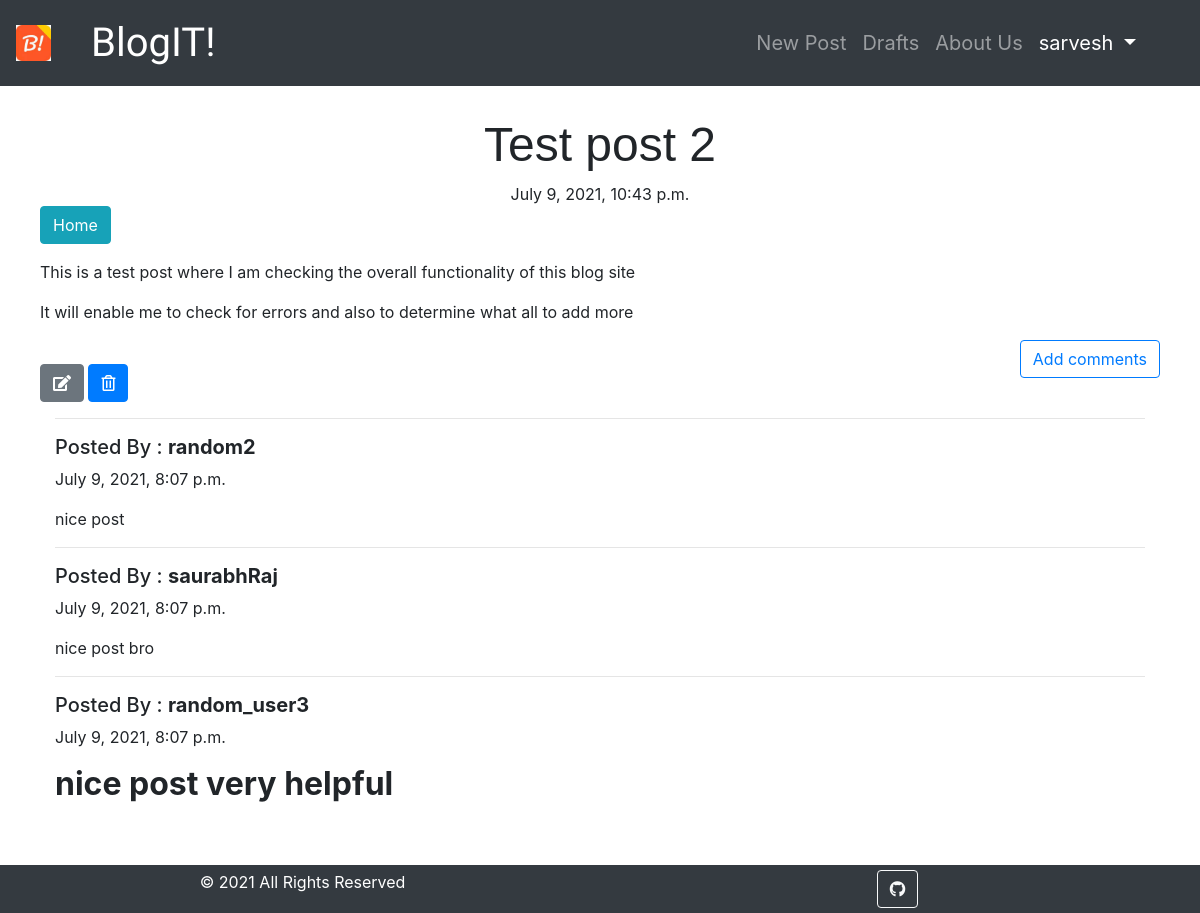
Page /post/10 (signed in) on the committed database.
### blog/models.py (models this page shows, shortened)
class Post(models.Model):
    author = models.ForeignKey('auth.User', on_delete=models.CASCADE)
    title = models.CharField(max_length=200)
    text = models.TextField()
    created_date = models.DateTimeField(default=timezone.now)
    published_date = models.DateTimeField(blank=True,null=True)

class Comment(models.Model):
    post = models.ForeignKey('blog.Post', related_name='comments', on_delete=models.CASCADE)
    author = models.CharField(max_length=200)
    text = models.TextField()
    created_date = models.DateTimeField(default=timezone.now())
    approved_comment = models.BooleanField(default=False)

### blog/views.py (the view)
# urls.py: url(r'^post/(?P<pk>\d+)$',views.PostDetailView.as_view(),name='post_detail'),
class PostDetailView(DetailView):
    model = Post

### blog/templates/blog/post_detail.html (shortened to what this page needs)
{% extends 'blog/base.html' %}
{% block content %}
    <h1 class="posttitle loader" style="margin-top: 20px;">{{post.title}}</h1>
    {% if post.published_date %}
        <div class="date postdate">
            {{ post.published_date }}
        </div>
    {% else %}
        <a class="btn btn-dark" href="{% url 'post_publish' pk=post.pk %}">Publish</a>
    {% endif %}
    <a class="btn btn-info" href="{% url 'post_list' %}">Home</a>
    <p class='postcontent'>{{post.text|safe|linebreaksbr}}
        <a class="btn btn-outline-primary float-right" href="{% url 'add_comment_to_post' pk=post.pk %}">Add comments</a>
    </p>
    <br>
    {% if user.is_authenticated %}
        <a class="btn btn-secondary" title="Edit" href="{% url 'post_edit' pk=post.pk %}"><i class="fas fa-edit"></i></a>
        <a class="btn btn-primary" title="Delete Post" href="{% url 'post_remove' pk=post.pk %}"><i class="far fa-trash-alt"></i></a>
    {% endif %}
<br>
    <div class="container" style="margin-bottom: 50px;">
        {% for comment in post.comments.all %}
            <hr>
            {% if user.is_authenticated or comment.approved_comment %}
                <p><h5>Posted By : <b>{{comment.author}}</b></h5>{{comment.created_date}}</p>
                {{comment.text|safe|linebreaks}}
            {% endif %}
            {% empty %}
                <hr><p>No Comments</p>
        {% endfor %}
    </div>
{% endblock content %}

### blog/templates/blog/base.html (shortened to what this page needs)
<!DOCTYPE html>
{% load static %}
<html>
    <head>
        <link rel="stylesheet" href="{% static 'css/blog.css' %}">
        <link rel="stylesheet" href="https://maxcdn.bootstrapcdn.com/bootstrap/4.5.2/css/bootstrap.min.css">
        <link rel="stylesheet" href="//cdn.jsdelivr.net/npm/medium-editor@latest/dist/css/medium-editor.min.css" type="text/css" media="screen" charset="utf-8">
        <link rel="stylesheet" href="https://use.fontawesome.com/releases/v5.7.0/css/all.css">
    </head>
    <body>
        <nav class="navbar navbar-expand-md bg-dark navbar-dark">
            <img alt="logo" style="width: 3%; height: auto;" class="img-responsive" /></a>
            <a class="navbar-brand bigbrand" href="{% url 'post_list' %}" style="font-size:40px; margin-left: 40px;">BlogIT!</a>
            <div class="collapse navbar-collapse navbar-right" id="collapsibleNavbar">
                <ul class="navbar-nav ml-auto" style="margin-right: 40px; font-size: 20px;">
                    {% if user.is_authenticated %}
                        <li class="nav-item"><a class="nav-link" href="{% url 'post_new' %}">New Post</a></li>
                        <li class="nav-item"><a class="nav-link" href="{% url 'post_draft_list' %}">Drafts</a></li>
                        <li class="nav-item"><a class="nav-link" href="{% url 'about' %}">About Us</a></li>
                        <li class="nav-item dropdown">
                            <a class="nav-link active dropdown-toggle" href="#" id="navbardrop" data-toggle="dropdown">
                                {{user.username}}
                            </a>
                          </li>
                    {% else %}
                        <li class="nav-item"><a class="nav-link" href="{% url 'about' %}">About Us</a></li>
                        <li class="nav-item"><a class="nav-link active" href="{% url 'login'%}">Login <i class="fa fa-user"></i></a></li>
                    {% endif %}
                </ul>
            </div>
        </nav>
        <div class="container" style="padding:10px; padding-bottom:60px;">
            <div class="blog_posts">
                    {% block content %}
                    {% endblock content %}
            </div>
        </div>
        <div class="container-fluid">
            <div class="row bg-dark text-center text-white" style="position: fixed; bottom: 0; width: 100%; padding: 5px;">
                <div class="col">© 2021 All Rights Reserved</div>
                <div class="col"><a class="btn btn-outline-light btn-floating" href="https://github.com/Sarthak196/Blog_Page" target="_blank" role="button"><i class="fab fa-github"></i></a></div>
            </div>
        </div>
    </body>
</html>

### blog/static/css/blog.css (style rules this page uses)
.bigbrand { font-family: 'Courgette', cursive; font-size: 1.5em; color: white; }
.postdate { text-align: center; }
.posttitle { font-family:'Russo One',sans-serif; font-size: 3em; text-align: center; }
.postcontent { font-family: 'Motserrat',sans-serif; font-size: 1.5em; }

### rows in the picture
Post: title "Test post 2", published_date "July 9, 2021, 10:43 p.m.", text "This is a test post where I am checking the overall functionality of this blog site It will enable me to check for errors and also to determine what all to add more"
Comment: author "random2", created_date "July 9, 2021, 8:07 p.m.", text "nice post"
Comment: author "saurabhRaj", created_date "July 9, 2021, 8:07 p.m.", text "nice post bro"
Comment: author "random_user3", created_date "July 9, 2021, 8:07 p.m.", text "nice post very helpful"

### other values in the picture
{{ user.username }} "sarvesh"
